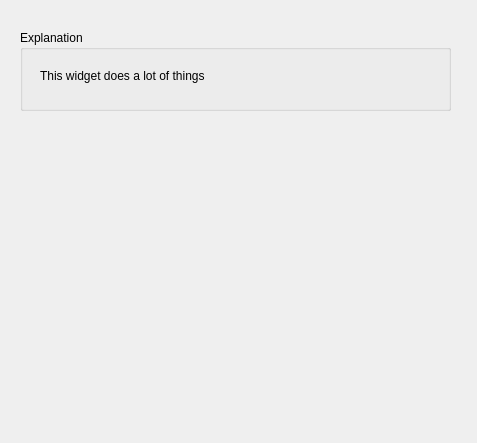
<?xml version="1.0" encoding="UTF-8"?>
<ui version="4.0">
 <class>Form</class>
 <widget class="QWidget" name="Form">
  <property name="geometry">
   <rect>
    <x>0</x>
    <y>0</y>
    <width>477</width>
    <height>443</height>
   </rect>
  </property>
  <property name="windowTitle">
   <string>Form</string>
  </property>
  <widget class="QGroupBox" name="groupBox">
   <property name="geometry">
    <rect>
     <x>20</x>
     <y>30</y>
     <width>431</width>
     <height>81</height>
    </rect>
   </property>
   <property name="title">
    <string>Explanation</string>
   </property>
   <widget class="QLabel" name="Description">
    <property name="geometry">
     <rect>
      <x>20</x>
      <y>10</y>
      <width>401</width>
      <height>71</height>
     </rect>
    </property>
    <property name="text">
     <string>This widget does a lot of things</string>
    </property>
    <property name="textFormat">
     <enum>Qt::AutoText</enum>
    </property>
    <property name="alignment">
     <set>Qt::AlignLeading|Qt::AlignLeft|Qt::AlignVCenter</set>
    </property>
    <property name="wordWrap">
     <bool>true</bool>
    </property>
   </widget>
  </widget>
  <widget class="QLabel" name="label_1">
   <property name="geometry">
    <rect>
     <x>20</x>
     <y>150</y>
     <width>431</width>
     <height>21</height>
    </rect>
   </property>
   <property name="text">
    <string/>
   </property>
  </widget>
  <widget class="QLabel" name="label_2">
   <property name="geometry">
    <rect>
     <x>20</x>
     <y>170</y>
     <width>431</width>
     <height>21</height>
    </rect>
   </property>
   <property name="text">
    <string/>
   </property>
  </widget>
  <widget class="QLabel" name="label_3">
   <property name="geometry">
    <rect>
     <x>20</x>
     <y>190</y>
     <width>441</width>
     <height>31</height>
    </rect>
   </property>
   <property name="text">
    <string/>
   </property>
  </widget>
 </widget>
 <resources/>
 <connections/>
</ui>
